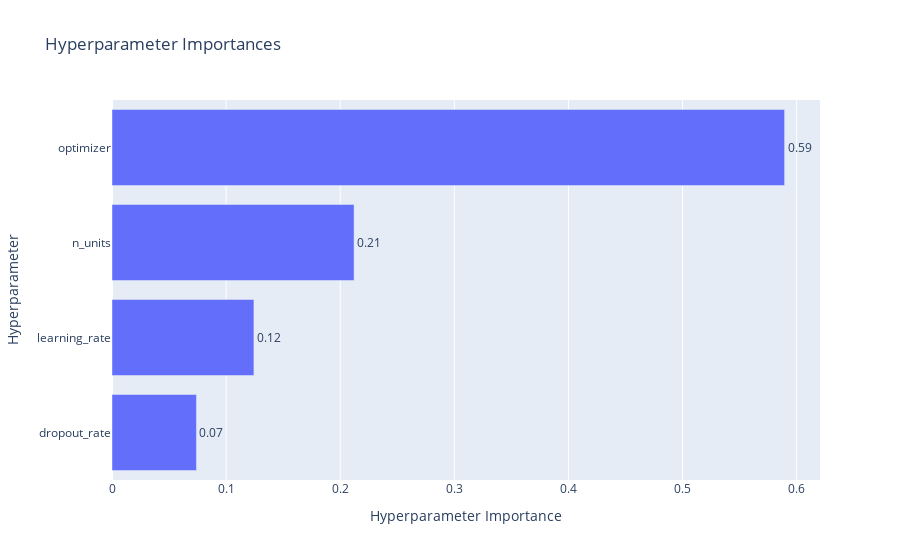

Notebook cell for this chart:
### Code cell
optuna.visualization.plot_param_importances(study)

### Figure 1 — Plotly figure (JSON) as saved in the notebook; plotly's stock layout.template omitted (floating-point values rounded to 4 significant figures)
{"data": [{"cliponaxis": false, "hovertemplate": ["dropout_rate (FloatDistribution): 0.07401229288503171<extra></extra>", "learning_rate (FloatDistribution): 0.12437419437756994<extra></extra>", "n_units (IntDistribution): 0.2121488118381514<extra></extra>", "optimizer (CategoricalDistribution): 0.589464700899247<extra></extra>"], "name": "Objective Value", "orientation": "h", "text": ["0.07", "0.12", "0.21", "0.59"], "textposition": "outside", "type": "bar", "x": [0.07401, 0.1244, 0.2121, 0.5895], "y": ["dropout_rate", "learning_rate", "n_units", "optimizer"]}], "layout": {"title": {"text": "Hyperparameter Importances"}, "xaxis": {"title": {"text": "Hyperparameter Importance"}}, "yaxis": {"title": {"text": "Hyperparameter"}}}}
